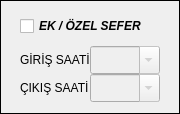
             <widget class="QFrame" name="frame_ek_sefer">
              <property name="sizePolicy">
               <sizepolicy hsizetype="Fixed" vsizetype="Fixed">
                <horstretch>0</horstretch>
                <verstretch>0</verstretch>
               </sizepolicy>
              </property>
              <property name="minimumSize">
               <size>
                <width>180</width>
                <height>90</height>
               </size>
              </property>
              <property name="maximumSize">
               <size>
                <width>160</width>
                <height>16777215</height>
               </size>
              </property>
              <property name="frameShape">
               <enum>QFrame::Shape::Box</enum>
              </property>
              <property name="frameShadow">
               <enum>QFrame::Shadow::Plain</enum>
              </property>
              <layout class="QGridLayout" name="gridLayout_9">
               <item row="0" column="0">
                <widget class="QCheckBox" name="chk_ek_sefer">
                 <property name="minimumSize">
                  <size>
                   <width>140</width>
                   <height>28</height>
                  </size>
                 </property>
                 <property name="maximumSize">
                  <size>
                   <width>140</width>
                   <height>28</height>
                  </size>
                 </property>
                 <property name="font">
                  <font>
                   <family>MS Sans Serif</family>
                   <pointsize>9</pointsize>
                   <italic>true</italic>
                   <bold>true</bold>
                  </font>
                 </property>
                 
                 <property name="text">
                  <string>EK / ÖZEL SEFER</string>
                 </property>
                </widget>
               </item>
               <item row="1" column="0">
                <layout class="QGridLayout" name="gridLayout_8">
                 <property name="spacing">
                  <number>0</number>
                 </property>
                 <item row="0" column="0">
                  <widget class="QLabel" name="lbl_giris6">
                   <property name="sizePolicy">
                    <sizepolicy hsizetype="Fixed" vsizetype="Fixed">
                     <horstretch>0</horstretch>
                     <verstretch>0</verstretch>
                    </sizepolicy>
                   </property>
                   <property name="minimumSize">
                    <size>
                     <width>70</width>
                     <height>28</height>
                    </size>
                   </property>
                   <property name="maximumSize">
                    <size>
                     <width>70</width>
                     <height>28</height>
                    </size>
                   </property>
                   <property name="text">
                    <string>GİRİŞ SAATİ</string>
                   </property>
                  </widget>
                 </item>
                 <item row="0" column="1">
                  <widget class="QComboBox" name="cmb_ek_sefer_g">
                   <property name="enabled">
                    <bool>false</bool>
                   </property>
                   <property name="sizePolicy">
                    <sizepolicy hsizetype="Fixed" vsizetype="Fixed">
                     <horstretch>0</horstretch>
                     <verstretch>0</verstretch>
                    </sizepolicy>
                   </property>
                   <property name="minimumSize">
                    <size>
                     <width>70</width>
                     <height>28</height>
                    </size>
                   </property>
                   <property name="maximumSize">
                    <size>
                     <width>70</width>
                     <height>28</height>
                    </size>
                   </property>
                   <property name="font">
                    <font>
                     <stylestrategy>PreferDefault</stylestrategy>
                    </font>
                   </property>
                   <property name="focusPolicy">
                    <enum>Qt::FocusPolicy::WheelFocus</enum>
                   </property>
                   <property name="contextMenuPolicy">
                    <enum>Qt::ContextMenuPolicy::DefaultContextMenu</enum>
                   </property>
                   <property name="acceptDrops">
                    <bool>false</bool>
                   </property>
                   <property name="toolTipDuration">
                    <number>-1</number>
                   </property>
                   
                   <property name="editable">
                    <bool>true</bool>
                   </property>
                   <property name="labelDrawingMode">
                    <enum>QComboBox::LabelDrawingMode::UseStyle</enum>
                   </property>
                   <item>
                    <property name="text">
                     <string/>
                    </property>
                   </item>
                   <item>
                    <property name="text">
                     <string>08:00</string>
                    </property>
                   </item>
                   <item>
                    <property name="text">
                     <string>16:00</string>
                    </property>
                   </item>
                   <item>
                    <property name="text">
                     <string>00:00</string>
                    </property>
                   </item>
                  </widget>
                 </item>
                 <item row="1" column="0">
                  <widget class="QLabel" name="lbl_cikis5_2">
                   <property name="sizePolicy">
                    <sizepolicy hsizetype="Fixed" vsizetype="Fixed">
                     <horstretch>0</horstretch>
                     <verstretch>0</verstretch>
                    </sizepolicy>
                   </property>
                   <property name="minimumSize">
                    <size>
                     <width>70</width>
                     <height>28</height>
                    </size>
                   </property>
                   <property name="maximumSize">
                    <size>
                     <width>70</width>
                     <height>28</height>
                    </size>
                   </property>
                   <property name="text">
                    <string>ÇIKIŞ SAATİ</string>
                   </property>
                  </widget>
                 </item>
                 <item row="1" column="1">
                  <widget class="QComboBox" name="cmb_ek_sefer_c">
                   <property name="enabled">
                    <bool>false</bool>
                   </property>
                   <property name="sizePolicy">
                    <sizepolicy hsizetype="Fixed" vsizetype="Fixed">
                     <horstretch>0</horstretch>
                     <verstretch>0</verstretch>
                    </sizepolicy>
                   </property>
                   <property name="minimumSize">
                    <size>
                     <width>70</width>
                     <height>28</height>
                    </size>
                   </property>
                   <property name="maximumSize">
                    <size>
                     <width>70</width>
                     <height>28</height>
                    </size>
                   </property>
                   
                   <property name="editable">
                    <bool>true</bool>
                   </property>
                   <item>
                    <property name="text">
                     <string/>
                    </property>
                   </item>
                   <item>
                    <property name="text">
                     <string>08:15</string>
                    </property>
                   </item>
                   <item>
                    <property name="text">
                     <string>16:15</string>
                    </property>
                   </item>
                   <item>
                    <property name="text">
                     <string>00:15</string>
                    </property>
                   </item>
                  </widget>
                 </item>
                </layout>
               </item>
              </layout>
             </widget>
